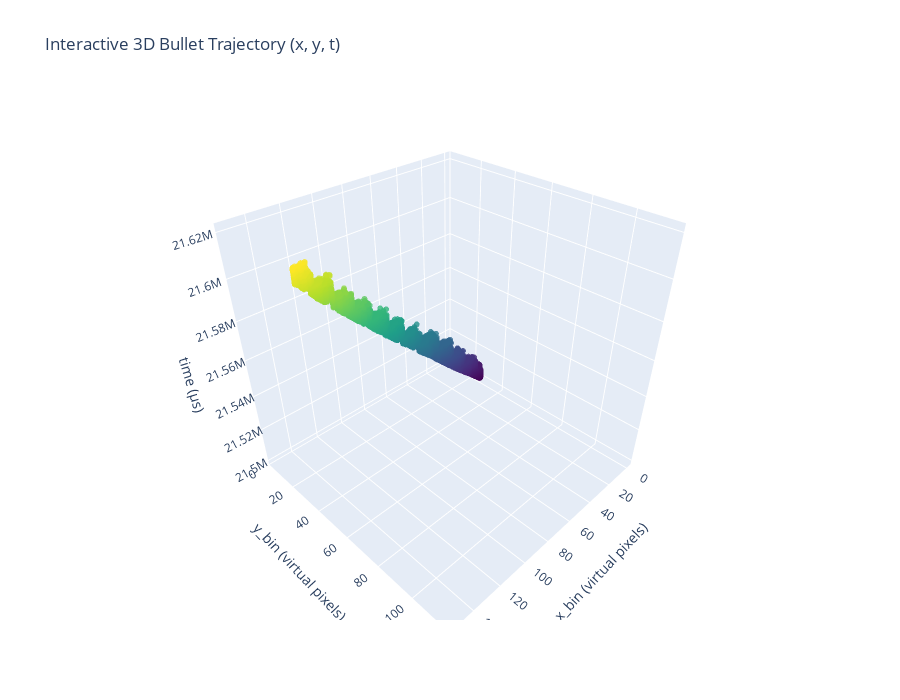

Here is the notebook cell this chart was saved with:
### Code cell
import plotly.graph_objects as go
import numpy as np

# ---- BUILD INTERACTIVE 3D FIG ----
fig = go.Figure(data=[
    go.Scatter3d(
        x=x,
        y=y,
        z=t,
        mode='markers',
        marker=dict(
            size=2,
            color=t,        # color by time
            colorscale='Viridis',
            opacity=0.8
        )
    )
])

fig.update_layout(
    title="Interactive 3D Bullet Trajectory (x, y, t)",
    scene=dict(
        xaxis_title="x_bin (virtual pixels)",
        yaxis_title="y_bin (virtual pixels)",
        yaxis=dict(range=[0, 120]),
        zaxis_title="time (µs)"
    ),
    width=900,
    height=700
)

fig.show()

### Figure 1 — Plotly figure (JSON) as saved in the notebook; plotly's stock layout.template omitted (floating-point values rounded to 4 significant figures; data arrays with more than 128 entries replaced by an {"elided": "..."} marker saying what was removed)
{"data": [{"marker": {"color": {"elided": "28959 int values"}, "colorscale": [[0, "#440154"], [0.1111, "#482878"], [0.2222, "#3e4989"], [0.3333, "#31688e"], [0.4444, "#26828e"], [0.5556, "#1f9e89"], [0.6667, "#35b779"], [0.7778, "#6ece58"], [0.8889, "#b5de2b"], [1, "#fde725"]], "opacity": 0.8, "size": 2}, "mode": "markers", "type": "scatter3d", "x": {"elided": "28959 int values"}, "y": {"elided": "28959 int values"}, "z": {"elided": "28959 int values"}}], "layout": {"height": 700, "scene": {"xaxis": {"title": {"text": "x_bin (virtual pixels)"}}, "yaxis": {"range": [0, 120], "title": {"text": "y_bin (virtual pixels)"}}, "zaxis": {"title": {"text": "time (µs)"}}}, "title": {"text": "Interactive 3D Bullet Trajectory (x, y, t)"}, "width": 900}}
